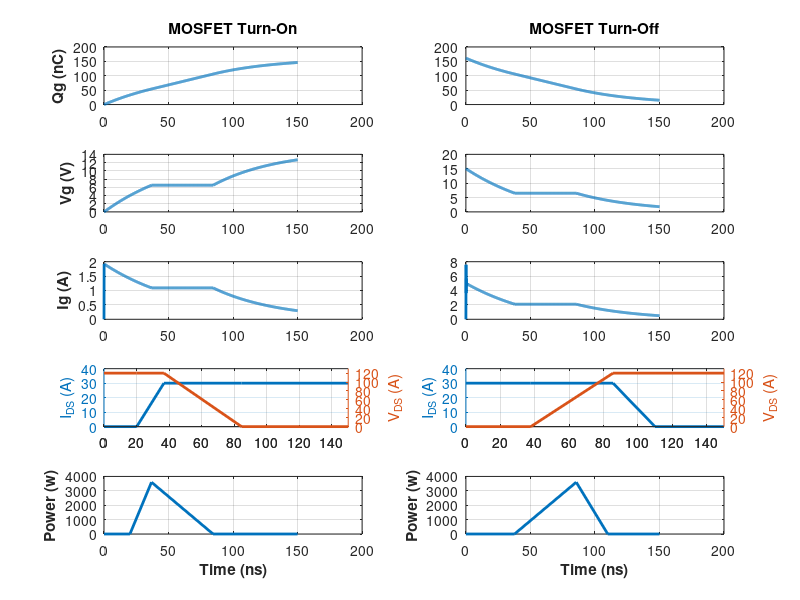

The MATLAB source for this figure:


N = 4;              % Number of FETs in parallel
RdsOn = 8e-3;       % On-state resistance of the FETs
Qg_total = 161e-9;  % Total gate charge
Qgs = 54e-9;        % Gate-Source charge
Qgd = 52e-9;        % Gate-Drain charge
Vgs_th = 4;         % Threshold voltage
Vpl = 6.5;          % Plateau voltage

RgInternal = 1;     % Internal mosfet gate resistance

Vgd = 15;               % Gate drive voltage
RgExternalCharge = 6.8; % External gate resistance (charge)
RgExternalDisch  = 2.7; % External gate resistance (discharge)
VGateDiode = 0.5;        % Forward voltage of the discharge diode

Fs = 20000;    % Switching Frequency

Vbus = 120;    % Bus voltage
Vout = 30;     % Output voltage
Iavg = 30;     % Average output current

Lll = 0.002;   % Line to Line motor inductance

% ===============================================================

% Ripple Current

Iripple = (Vbus-Vout)*(Vout/Vbus)*1/Fs/Lll;

% ===============================================================

% Build a gate charge vs gate voltage profile
% (like illustrated in the datasheet)

Vgs   = [0 Vpl Vpl Vgd ];
q = [0 Qgs Qgs+Qgd Qg_total ];

% ===============================================================

% High Side Turn-On

% Solve for Gate current (Ig), Gate Voltage (Vg), and
% gate charge (Qg).

dt = 1e-10;
t = 0:dt:0.15e-6;

Ig_on = zeros(1,length(t));
Qg_on = zeros(1,length(t));
Vg_on = zeros(1,length(t));

Ig_off = zeros(1,length(t));
Qg_off = zeros(1,length(t));
Vg_off = zeros(1,length(t));

Ig_off(1) = 0;
Qg_off(1) = Qg_total;
Vg_off(1) = Vgd;


for i = 2:length(t)
    Qg_on(i) = Qg_on(i-1) + Ig_on(i-1)*dt;
    Vg_on(i) = interp1(q,Vgs,Qg_on(i));
    Ig_on(i) = (Vgd-Vg_on(i))/(RgInternal+RgExternalCharge);

    Qg_off(i) = Qg_off(i-1) - Ig_on(i-1)*dt;
    Vg_off(i) = interp1(q,Vgs,Qg_off(i));
    Ig_off(i) = (Vg_off(i)-VGateDiode-RgInternal*Ig_off(i-1))/(RgExternalDisch) ...
        + (Vg_off(i)-RgInternal*Ig_off(i-1))/(RgExternalCharge);
end

% Determine the critical times for events to start/stop
t_Vth_on = t(sum(Vg_on<Vgs_th));
t_Vpl_on= t(sum(Vg_on<Vpl));
t_Vpl2_on = t(sum(Vg_on<=Vpl));

t_Vpl2_off = t(sum(Vg_off>Vpl));
t_Vpl_off = t(sum(Vg_off>=Vpl));
t_Vth_off = t(sum(Vg_off>Vgs_th));

% Determine the duration of those peroids
tri = t_Vpl_on-t_Vth_on;
tfv = t_Vpl2_on-t_Vpl_on;

trv = t_Vpl_off - t_Vpl2_off;
tfi = t_Vth_off - t_Vpl2_off;

time_on  = [ 0 t_Vth_on t_Vpl_on t_Vpl2_on max(t) ];
Ids_on   = [ 0 0 Iavg Iavg Iavg ];
Vds_on   = [ Vbus Vbus Vbus 0 0 ];
P_on     = Ids_on .* Vds_on;

time_off  = [ 0 t_Vpl2_off t_Vpl_off t_Vth_off max(t) ];
Ids_off   = [ Iavg Iavg Iavg 0 0 ];
Vds_off   = [ 0 0 Vbus Vbus Vbus ];
P_off     = Ids_off .* Vds_off;

P_high_on = Vbus*Iavg*0.5*tri*Fs + Vbus*Iavg*0.5*tfv*Fs;
P_high_off = Vbus*Iavg*0.5*trv*Fs + Vbus*Iavg*0.5*tfi*Fs;

% Plot the Results

subplot(521);
plot(t.*1e9,Qg_on.*1e9,'linewidth',2);
ylabel('Qg (nC)','fontweight','bold');
title('MOSFET Turn-On','fontweight','bold');
grid on;

subplot(522);
plot(t.*1e9,Qg_off.*1e9,'linewidth',2);
title('MOSFET Turn-Off','fontweight','bold');
grid on;

subplot(523);
plot(t.*1e9,Vg_on,'linewidth',2);
ylabel('Vg (V)','fontweight','bold');
grid on;

subplot(524);
plot(t.*1e9,Vg_off,'linewidth',2);
grid on;

subplot(525);
plot(t.*1e9,Ig_on,'linewidth',2);
ylabel('Ig (A)','fontweight','bold');
grid on;

subplot(526);
plot(t.*1e9,Ig_off,'linewidth',2);
grid on;

subplot(527);
[AX, H1, H2] = plotyy(time_on.*1e9,Ids_on,time_on.*1e9,Vds_on);
set(H1,'linewidth',2);
set(H2,'linewidth',2);
set(get(AX(1),'Ylabel'),'String','I_{DS} (A)') 
set(get(AX(2),'Ylabel'),'String','V_{DS} (A)') 
set(AX(1),'YLim',[0 Iavg+10]) 
set(AX(2),'YLim',[0 Vbus+10]) 
grid on;

subplot(528);
[AX, H1, H2] = plotyy(time_off.*1e9,Ids_off,time_off.*1e9,Vds_off);
set(H1,'linewidth',2);
set(H2,'linewidth',2);
set(get(AX(1),'Ylabel'),'String','I_{DS} (A)') 
set(get(AX(2),'Ylabel'),'String','V_{DS} (A)') 
set(AX(1),'YLim',[0 Iavg+10]) 
set(AX(2),'YLim',[0 Vbus+10]) 
grid on;

subplot(5,2,9);
plot(time_on.*1e9,P_on,'linewidth',2);
ylabel('Power (w)','fontweight','bold');
xlabel('Time (ns)','fontweight','bold');
grid on;

subplot(5,2,10);
plot(time_off.*1e9,P_off,'linewidth',2);
ylabel('Power (w)','fontweight','bold');
xlabel('Time (ns)','fontweight','bold');
grid on;

% The first thing we can calculate is the loss due to gate drive
% current:

%P_gate_drive = trapz(t,Ig*Vgd)*N*6*Fs;
%fprintf('Ripple Current: %.3f A\n',Iripple);
